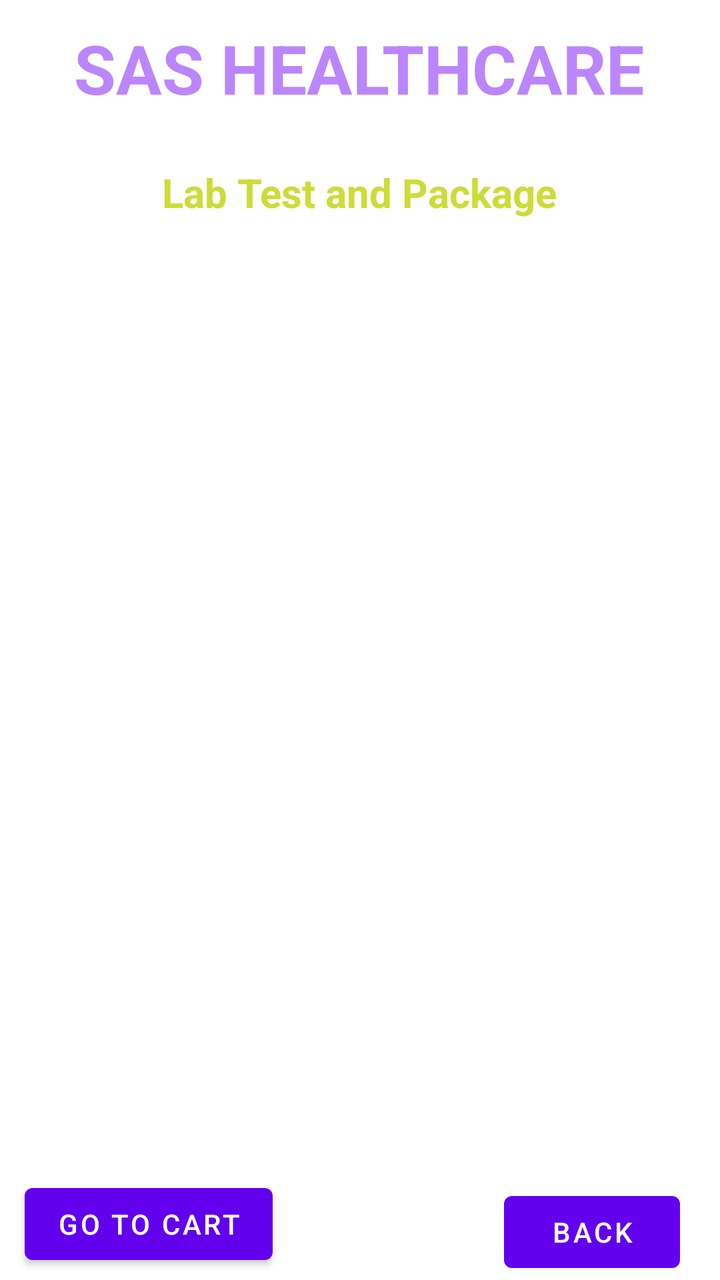
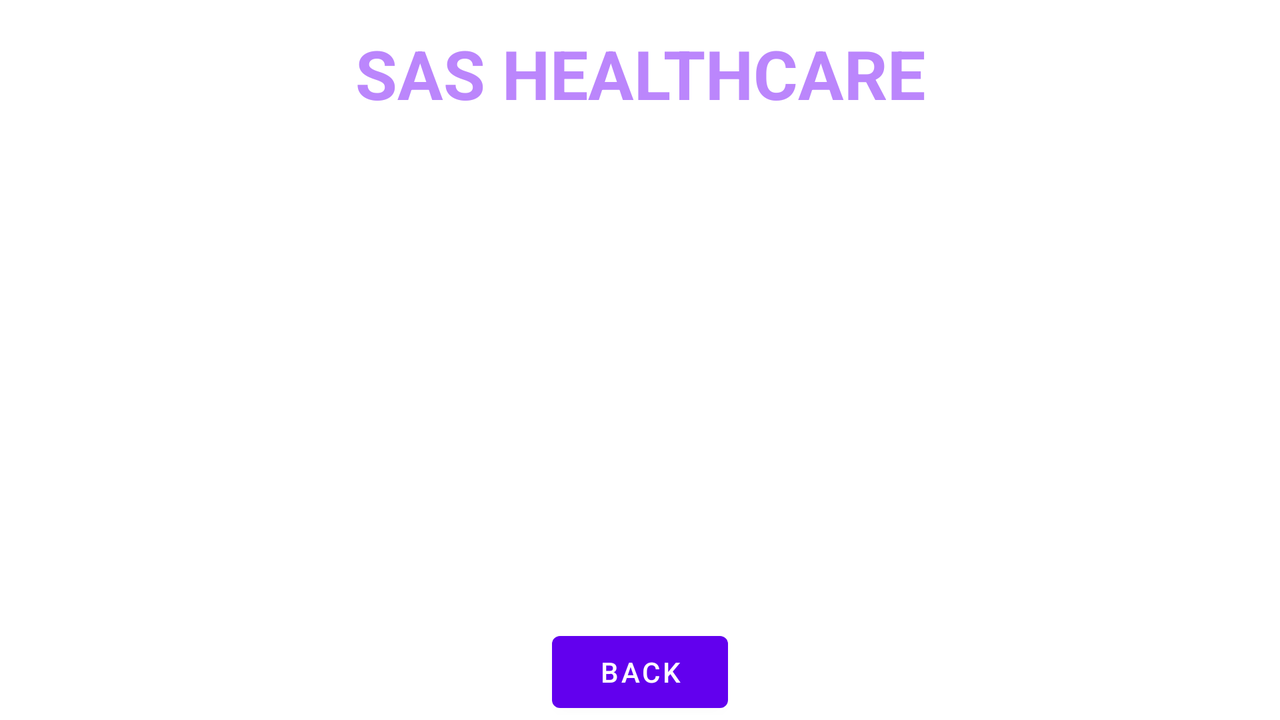

The same Android screen from two of the app's own layout files: first res/layout/ as a phone draws it, then the repository's variant for another configuration, drawn on a device whose configuration selects that folder. Both files follow.
<!-- AndroidManifest.xml: application theme Theme.SASHealthcare -->
<!-- res/layout/activity_lab_test.xml -->
<?xml version="1.0" encoding="utf-8"?>
<androidx.constraintlayout.widget.ConstraintLayout xmlns:android="http://schemas.android.com/apk/res/android"
    xmlns:app="http://schemas.android.com/apk/res-auto"
    xmlns:tools="http://schemas.android.com/tools"
    android:layout_width="match_parent"
    android:layout_height="match_parent"
    android:background="@drawable/back2"
    tools:context=".LabTestActivity">

    <Button
        android:id="@+id/buttonBMCartCheckout"
        android:layout_width="wrap_content"
        android:layout_height="wrap_content"
        android:layout_marginBottom="4dp"
        android:text="Go To Cart"
        app:layout_constraintBottom_toBottomOf="parent"
        app:layout_constraintEnd_toEndOf="parent"
        app:layout_constraintHorizontal_bias="0.052"
        app:layout_constraintStart_toStartOf="parent" />

    <TextView
        android:id="@+id/textViewBMCartTitle"
        android:layout_width="wrap_content"
        android:layout_height="wrap_content"
        android:text="Lab Test and Package"
        android:textColor="@color/yellow"
        android:textSize="20sp"
        android:textStyle="bold"
        app:layout_constraintBottom_toBottomOf="parent"
        app:layout_constraintEnd_toEndOf="parent"
        app:layout_constraintHorizontal_bias="0.497"
        app:layout_constraintStart_toStartOf="parent"
        app:layout_constraintTop_toBottomOf="@+id/textViewDDName"
        app:layout_constraintVertical_bias="0.047" />

    <TextView
        android:id="@+id/textViewDDName"
        android:layout_width="wrap_content"
        android:layout_height="wrap_content"
        android:text="SAS HEALTHCARE"
        android:textColor="@color/purple_200"
        android:textSize="34sp"
        android:textStyle="bold"
        app:layout_constraintBottom_toBottomOf="parent"
        app:layout_constraintEnd_toEndOf="parent"
        app:layout_constraintHorizontal_bias="0.495"
        app:layout_constraintStart_toStartOf="parent"
        app:layout_constraintTop_toTopOf="parent"
        app:layout_constraintVertical_bias="0.019" />

    <TextView
        android:id="@+id/textViewHATitle"
        android:layout_width="wrap_content"
        android:layout_height="wrap_content"
        android:text="Deliver Location : Delhi"
        android:textColor="@color/colorwhite"
        android:textSize="16sp"
        android:textStyle="bold"
        app:layout_constraintBottom_toBottomOf="parent"
        app:layout_constraintEnd_toEndOf="parent"
        app:layout_constraintStart_toStartOf="parent"
        app:layout_constraintTop_toBottomOf="@+id/textViewDDName"
        app:layout_constraintVertical_bias="0.011" />

    <ListView
        android:id="@+id/listViewHA"
        android:layout_width="333dp"
        android:layout_height="468dp"
        android:layout_margin="10dp"
        android:layout_marginStart="16dp"
        android:layout_marginTop="16dp"
        android:layout_marginEnd="16dp"
        app:layout_constraintBottom_toBottomOf="parent"
        app:layout_constraintEnd_toEndOf="parent"
        app:layout_constraintStart_toStartOf="parent"
        app:layout_constraintTop_toBottomOf="@+id/textViewHATitle"
        app:layout_constraintVertical_bias="0.603" />

    <Button
        android:id="@+id/buttonHABack"
        android:layout_width="wrap_content"
        android:layout_height="wrap_content"
        android:text="Back"
        app:layout_constraintBottom_toBottomOf="parent"
        app:layout_constraintEnd_toEndOf="parent"
        app:layout_constraintHorizontal_bias="0.927"
        app:layout_constraintStart_toStartOf="parent" />
</androidx.constraintlayout.widget.ConstraintLayout>
<!-- resources referenced by this layout -->
<resources>
  <color name="colorwhite">#FFFFFFFF</color>
  <color name="purple_200">#FFBB86FC</color>
  <color name="yellow">#CDDC39</color>
  <style name="Theme.SASHealthcare" parent="Theme.MaterialComponents.DayNight.NoActionBar">
          
          <item name="colorPrimary">@color/purple_500</item>
          <item name="colorPrimaryVariant">@color/purple_700</item>
          <item name="colorOnPrimary">@color/white</item>
          
          <item name="colorSecondary">@color/teal_200</item>
          <item name="colorSecondaryVariant">@color/teal_700</item>
          <item name="colorOnSecondary">@color/black</item>
          
          <item name="android:statusBarColor">?attr/colorPrimaryVariant</item>
          
      </style>
  <color name="purple_500">#FF6200EE</color>
  <color name="purple_700">#FF3700B3</color>
  <color name="white">#FFFFFFFF</color>
  <color name="teal_200">#FF03DAC5</color>
  <color name="teal_700">#FF018786</color>
  <color name="black">#FF000000</color>
</resources>
<!-- res/layout-land/activity_lab_test.xml (the repository's variant of the layout above) -->
<!-- drawn on the phone turned sideways -->
<?xml version="1.0" encoding="utf-8"?>
<androidx.constraintlayout.widget.ConstraintLayout xmlns:android="http://schemas.android.com/apk/res/android"
    xmlns:app="http://schemas.android.com/apk/res-auto"
    xmlns:tools="http://schemas.android.com/tools"
    android:layout_width="match_parent"
    android:layout_height="match_parent"
    android:background="@drawable/back2"
    tools:context=".LabTestActivity">

    <TextView
        android:id="@+id/textViewDDName"
        android:layout_width="wrap_content"
        android:layout_height="wrap_content"
        android:text="SAS HEALTHCARE"
        android:textColor="@color/purple_200"
        android:textSize="34sp"
        android:textStyle="bold"
        app:layout_constraintBottom_toBottomOf="parent"
        app:layout_constraintEnd_toEndOf="parent"
        app:layout_constraintStart_toStartOf="parent"
        app:layout_constraintTop_toTopOf="parent"
        app:layout_constraintVertical_bias="0.045"
        />

    <TextView
        android:id="@+id/textViewHATitle"
        android:layout_width="wrap_content"
        android:layout_height="wrap_content"
        android:text="Default Text"
        android:textColor="@color/colorwhite"
        android:textSize="20sp"
        android:textStyle="bold"
        app:layout_constraintBottom_toBottomOf="parent"
        app:layout_constraintEnd_toEndOf="parent"
        app:layout_constraintStart_toStartOf="parent"
        app:layout_constraintTop_toBottomOf="@+id/textViewDDName"
        app:layout_constraintVertical_bias="0.01999998" />

    <ListView
        android:id="@+id/listViewHA"
        android:layout_width="350dp"
        android:layout_height="500dp"
        android:layout_margin="10dp"
        android:layout_marginStart="16dp"
        android:layout_marginTop="16dp"
        android:layout_marginEnd="16dp"
        app:layout_constraintBottom_toBottomOf="parent"
        app:layout_constraintEnd_toEndOf="parent"
        app:layout_constraintStart_toStartOf="parent"
        app:layout_constraintTop_toBottomOf="@+id/textViewHATitle" />

    <Button
        android:id="@+id/buttonHABack"
        android:layout_width="wrap_content"
        android:layout_height="wrap_content"
        android:text="Back"
        app:layout_constraintBottom_toBottomOf="parent"
        app:layout_constraintEnd_toEndOf="parent"
        app:layout_constraintStart_toStartOf="parent"
        app:layout_constraintVertical_bias="0.69" />
</androidx.constraintlayout.widget.ConstraintLayout>
<!-- resources referenced by the variant -->
<!-- as the phone turned sideways resolves them -->
<resources>
  <color name="colorwhite">#FFFFFFFF</color>
  <color name="purple_200">#FFBB86FC</color>
  <style name="Theme.SASHealthcare" parent="Theme.MaterialComponents.DayNight.NoActionBar">
          
          <item name="colorPrimary">@color/purple_500</item>
          <item name="colorPrimaryVariant">@color/purple_700</item>
          <item name="colorOnPrimary">@color/white</item>
          
          <item name="colorSecondary">@color/teal_200</item>
          <item name="colorSecondaryVariant">@color/teal_700</item>
          <item name="colorOnSecondary">@color/black</item>
          
          <item name="android:statusBarColor">?attr/colorPrimaryVariant</item>
          
      </style>
  <color name="purple_500">#FF6200EE</color>
  <color name="purple_700">#FF3700B3</color>
  <color name="white">#FFFFFFFF</color>
  <color name="teal_200">#FF03DAC5</color>
  <color name="teal_700">#FF018786</color>
  <color name="black">#FF000000</color>
</resources>
